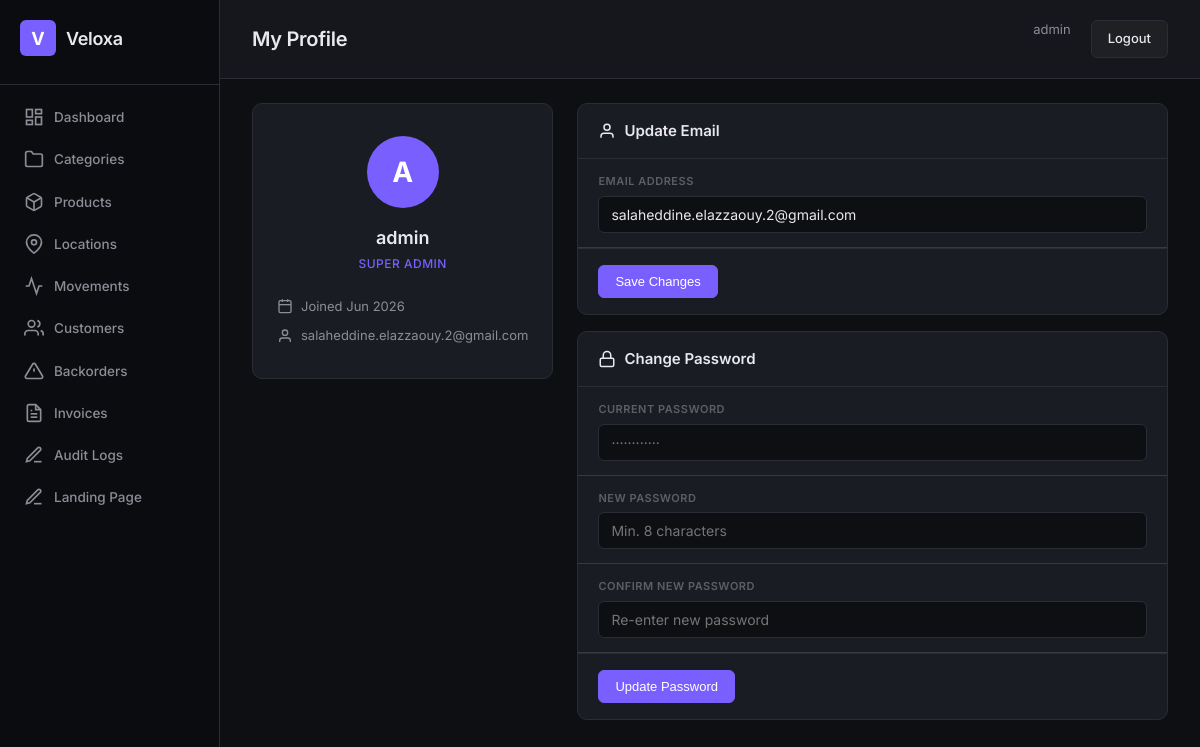
The app's page /profile/ (signed in) with its own data.
### apps/accounts/models.py (models this page shows, shortened)
class User(AbstractUser):
    objects = TenantAwareUserManager()
    ROLE_CHOICES = [
        ("super_admin", "Super Admin"),
        ("warehouse_manager", "Warehouse Manager"),
        ("auditor", "Auditor"),
        ("viewer", "Read-Only Viewer"),
    ]
    role = models.CharField(max_length=32, choices=ROLE_CHOICES, default="viewer")
    phone = models.CharField(max_length=20, blank=True)
    tenant = models.ForeignKey(
        "tenants.Tenant", on_delete=models.CASCADE,
        null=True, blank=True, related_name="users",
    )
    class Meta:
        db_table = "accounts_user"
        verbose_name = "User"
        verbose_name_plural = "Users"

### config/views.py (the view, shortened to what this page needs)
# urls.py: path("profile/", views.profile_view, name="profile"),
@login_required
def profile_view(request):
    from apps.subscriptions.models import Subscription
    sub = Subscription.objects.filter(user=request.user).order_by('-created_at').first()
    email_form = None
    password_form = None
    return render(request, "profile.html", {"email_form": email_form, "password_form": password_form, "subscription": sub})

### apps/accounts/models.py (called while the page is built)
    def get_queryset(self):
        from apps.tenants.utils import get_current_tenant_id
        qs = super().get_queryset()
        tenant_id = get_current_tenant_id()
        if tenant_id is not None:
            return qs.filter(tenant_id=tenant_id)
        return qs

### apps/tenants/managers.py (called while the page is built)
    def get_queryset(self):
        qs = super().get_queryset()
        tenant_id = get_current_tenant_id()
        if tenant_id is not None:
            return qs.filter(tenant_id=tenant_id)
        return qs

### apps/tenants/utils.py (called while the page is built)
def set_current_tenant(tenant):
    _thread_local.tenant = tenant

def get_current_tenant():
    return getattr(_thread_local, "tenant", None)

def get_current_tenant_id():
    tenant = get_current_tenant()
    return tenant.id if tenant else None

### templates/profile.html (shortened to what this page needs)
{% extends 'base.html' %}{% block title %}Profile — Veloxa Warehouse{% endblock %}{% block page_title %}My Profile{% endblock %}{% block active %}{% endblock %}
{% block content %}
<div class="profile-layout">
  <div class="profile-side">
    <div class="profile-avatar">{{ request.user.username|first|upper }}</div>
    <div class="profile-name">{{ request.user.username }}</div>
    <div class="profile-role">{{ request.user.get_role_display }}</div>
    <div class="profile-meta">
      <div class="profile-meta-item">
        <svg width="16" height="16" viewBox="0 0 24 24" fill="none" stroke="currentColor" stroke-width="2"><rect x="3" y="4" width="18" height="18" rx="2"/><line x1="16" y1="2" x2="16" y2="6"/><line x1="8" y1="2" x2="8" y2="6"/><line x1="3" y1="10" x2="21" y2="10"/></svg>
        <span>Joined {{ request.user.date_joined|date:"M Y" }}</span>
      </div>
      <div class="profile-meta-item">
        <svg width="16" height="16" viewBox="0 0 24 24" fill="none" stroke="currentColor" stroke-width="2"><path d="M20 21v-2a4 4 0 0 0-4-4H8a4 4 0 0 0-4 4v2"/><circle cx="12" cy="7" r="4"/></svg>
        <span>{{ request.user.email|default:"No email set" }}</span>
      </div>
    </div>
  </div>
  <div class="profile-main">
    <div class="card">
      <div class="card-header"><h2><svg width="18" height="18" viewBox="0 0 24 24" fill="none" stroke="currentColor" stroke-width="2" style="vertical-align:middle;margin-right:8px"><path d="M20 21v-2a4 4 0 0 0-4-4H8a4 4 0 0 0-4 4v2"/><circle cx="12" cy="7" r="4"/></svg>Update Email</h2></div>
      <div class="card-body">
        <form method="post">{% csrf_token %}
          <div class="form-group"><label class="form-label">Email Address</label>
            <div class="input-wrapper"><input class="form-control" type="email" name="email" value="{{ request.user.email|default:'' }}" placeholder="you@example.com" required></div>
          </div>
          <div class="form-actions"><button type="submit" name="update_email" class="btn btn-primary">Save Changes</button></div>
        </form>
      </div>
    </div>
    <div class="card mt-2">
      <div class="card-header"><h2><svg width="18" height="18" viewBox="0 0 24 24" fill="none" stroke="currentColor" stroke-width="2" style="vertical-align:middle;margin-right:8px"><rect x="3" y="11" width="18" height="11" rx="2"/><path d="M7 11V7a5 5 0 0 1 10 0v4"/></svg>Change Password</h2></div>
      <div class="card-body">
        <form method="post">{% csrf_token %}
          <div class="form-group"><label class="form-label">Current Password</label><input class="form-control" type="password" name="old_password" placeholder="············" required></div>
          <div class="form-group"><label class="form-label">New Password</label><input class="form-control" type="password" name="new_password1" placeholder="Min. 8 characters" required></div>
          <div class="form-group"><label class="form-label">Confirm New Password</label><input class="form-control" type="password" name="new_password2" placeholder="Re-enter new password" required></div>
          <div class="form-actions"><button type="submit" name="update_password" class="btn btn-primary">Update Password</button></div>
        </form>
      </div>
    </div>
  </div>
</div>
{% endblock %}

### templates/base.html (shortened to what this page needs)
{% load static %}
<!DOCTYPE html>
<html lang="en">
<head>
  <link rel="stylesheet" href="{% static 'css/style.css' %}">
</head>
<body>
  <div class="layout">
    <aside class="sidebar">
      <div class="sidebar-brand">
        <div class="brand-icon">V</div>
        <span class="brand-text">Veloxa</span>
      </div>
      <nav class="sidebar-nav">
        <a href="{% url 'dashboard' %}" class="nav-item {% if active == 'dashboard' %}active{% endif %}">
          <svg width="20" height="20" viewBox="0 0 24 24" fill="none" stroke="currentColor" stroke-width="2"><rect x="3" y="3" width="7" height="9"/><rect x="14" y="3" width="7" height="5"/><rect x="14" y="12" width="7" height="9"/><rect x="3" y="16" width="7" height="5"/></svg>
          Dashboard
        </a>
        <a href="{% url 'category-list' %}" class="nav-item {% if active == 'categories' %}active{% endif %}">
          <svg width="20" height="20" viewBox="0 0 24 24" fill="none" stroke="currentColor" stroke-width="2"><path d="M22 19a2 2 0 0 1-2 2H4a2 2 0 0 1-2-2V5a2 2 0 0 1 2-2h5l2 3h9a2 2 0 0 1 2 2z"/></svg>
          Categories
        </a>
        <a href="{% url 'product-list' %}" class="nav-item {% if active == 'products' %}active{% endif %}">
          Products
        </a>
        <a href="{% url 'location-list' %}" class="nav-item {% if active == 'locations' %}active{% endif %}">
          <svg width="20" height="20" viewBox="0 0 24 24" fill="none" stroke="currentColor" stroke-width="2"><path d="M21 10c0 7-9 13-9 13s-9-6-9-13a9 9 0 0 1 18 0z"/><circle cx="12" cy="10" r="3"/></svg>
          Locations
        </a>
        <a href="{% url 'movement-list' %}" class="nav-item {% if active == 'movements' %}active{% endif %}">
          <svg width="20" height="20" viewBox="0 0 24 24" fill="none" stroke="currentColor" stroke-width="2"><polyline points="22 12 18 12 15 21 9 3 6 12 2 12"/></svg>
          Movements
        </a>
        <a href="{% url 'customer-list' %}" class="nav-item {% if active == 'customers' %}active{% endif %}">
          <svg width="20" height="20" viewBox="0 0 24 24" fill="none" stroke="currentColor" stroke-width="2"><path d="M17 21v-2a4 4 0 0 0-4-4H5a4 4 0 0 0-4 4v2"/><circle cx="9" cy="7" r="4"/><path d="M23 21v-2a4 4 0 0 0-3-3.87"/><path d="M16 3.13a4 4 0 0 1 0 7.75"/></svg>
          Customers
        </a>
        <a href="{% url 'backorder-list' %}" class="nav-item {% if active == 'backorders' %}active{% endif %}">
          <svg width="20" height="20" viewBox="0 0 24 24" fill="none" stroke="currentColor" stroke-width="2"><path d="M10.29 3.86L1.82 18a2 2 0 0 0 1.71 3h16.94a2 2 0 0 0 1.71-3L13.71 3.86a2 2 0 0 0-3.42 0z"/><line x1="12" y1="9" x2="12" y2="13"/><line x1="12" y1="17" x2="12.01" y2="17"/></svg>
          Backorders
        </a>
        <a href="{% url 'invoice-list' %}" class="nav-item {% if active == 'invoices' %}active{% endif %}">
          <svg width="20" height="20" viewBox="0 0 24 24" fill="none" stroke="currentColor" stroke-width="2"><path d="M14 2H6a2 2 0 0 0-2 2v16a2 2 0 0 0 2 2h12a2 2 0 0 0 2-2V8z"/><polyline points="14 2 14 8 20 8"/><line x1="16" y1="13" x2="8" y2="13"/><line x1="16" y1="17" x2="8" y2="17"/><polyline points="10 9 9 9 8 9"/></svg>
          Invoices
        </a>
        <a href="{% url 'audit-log-list' %}" class="nav-item {% if active == 'audit' %}active{% endif %}">
          <svg width="20" height="20" viewBox="0 0 24 24" fill="none" stroke="currentColor" stroke-width="2"><path d="M12 20h9"/><path d="M16.5 3.5a2.121 2.121 0 0 1 3 3L7 19l-4 1 1-4L16.5 3.5z"/></svg>
          Audit Logs
        </a>
        <a href="{% url 'landing-manage' %}" class="nav-item {% if active == 'landing' %}active{% endif %}">
          <svg width="20" height="20" viewBox="0 0 24 24" fill="none" stroke="currentColor" stroke-width="2"><path d="M12 20h9"/><path d="M16.5 3.5a2.121 2.121 0 0 1 3 3L7 19l-4 1 1-4L16.5 3.5z"/></svg>
          Landing Page
        </a>
      </nav>
    </aside>
    <main class="main">
      <header class="topbar">
        <h1 class="page-title">{% block page_title %}Dashboard{% endblock %}</h1>
        <div class="topbar-right">
          <a href="{% url 'profile' %}" style="color:var(--text-secondary);font-size:13px;margin-right:12px;text-decoration:none">{{ request.user.username }}</a>
          <a href="{% url 'logout' %}" class="btn btn-glass">Logout</a>
        </div>
      </header>
      <div class="content">
        {% block content %}{% endblock %}
      </div>
    </main>
  </div>
</body>
</html>

### records on screen
User: user.username "admin", user.username|first "A", user.role "SUPER ADMIN", user.date_joined "Jun 2026", user.email "salaheddine.elazzaouy.2@gmail.com", email "salaheddine.elazzaouy.2@gmail.com"
